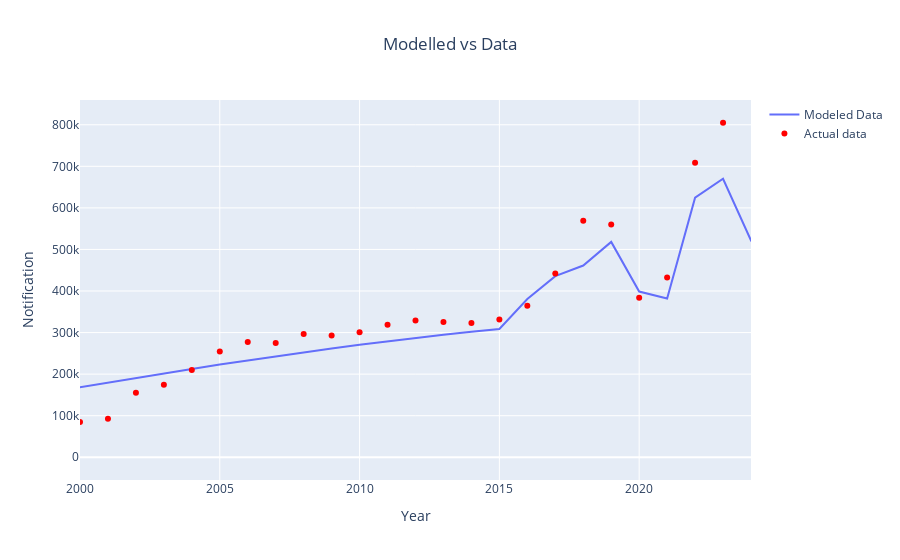

Source (notebook cell):
### Code cell
plot = plot_model_vs_actual(
    outs, all_targets['notif'], "notification", "Notification", "Modelled vs Data", "Actual data"
)

plot.update_xaxes(range=[2000, 2024])
plot
#display_plot(plot, f"{file_prefix}_notif_opt", "svg")

### Figure 1 — Plotly figure (JSON) as saved in the notebook; plotly's stock layout.template omitted (floating-point values rounded to 4 significant figures; data arrays with more than 128 entries replaced by an {"elided": "..."} marker saying what was removed)
{"data": [{"mode": "lines", "name": "Modeled Data", "type": "scatter", "x": {"elided": "216 int values"}, "y": {"elided": "216 float values"}}, {"marker": {"color": "red"}, "mode": "markers", "name": "Actual data", "type": "scatter", "x": [1980, 1981, 1982, 1983, 1984, 1985, 1986, 1987, 1988, 1989, 1990, 1991, 1992, 1993, 1994, 1995, 1996, 1997, 1998, 1999, 2000, 2001, 2002, 2003, 2004, 2005, 2006, 2007, 2008, 2009, 2010, 2011, 2012, 2013, 2014, 2015, 2016, 2017, 2018, 2019, 2020, 2021, 2022, 2023], "y": [25235, 32461, 33000, 31809, 32432, 17681, 16750, 0, 97505, 105516, 74470, 60808, 98458, 62966, 49647, 35529, 24647, 22184, 40497, 69064, 84591, 92792, 155188, 174174, 210229, 254601, 277589, 275193, 296514, 292754, 300659, 318949, 328824, 325582, 322806, 331703, 364671, 442172, 568865, 559847, 384025, 432577, 708658, 804836]}], "layout": {"title": {"text": "Modelled vs Data", "x": 0.5}, "xaxis": {"range": [2000, 2024], "title": {"text": "Year"}}, "yaxis": {"title": {"text": "Notification"}}}}
